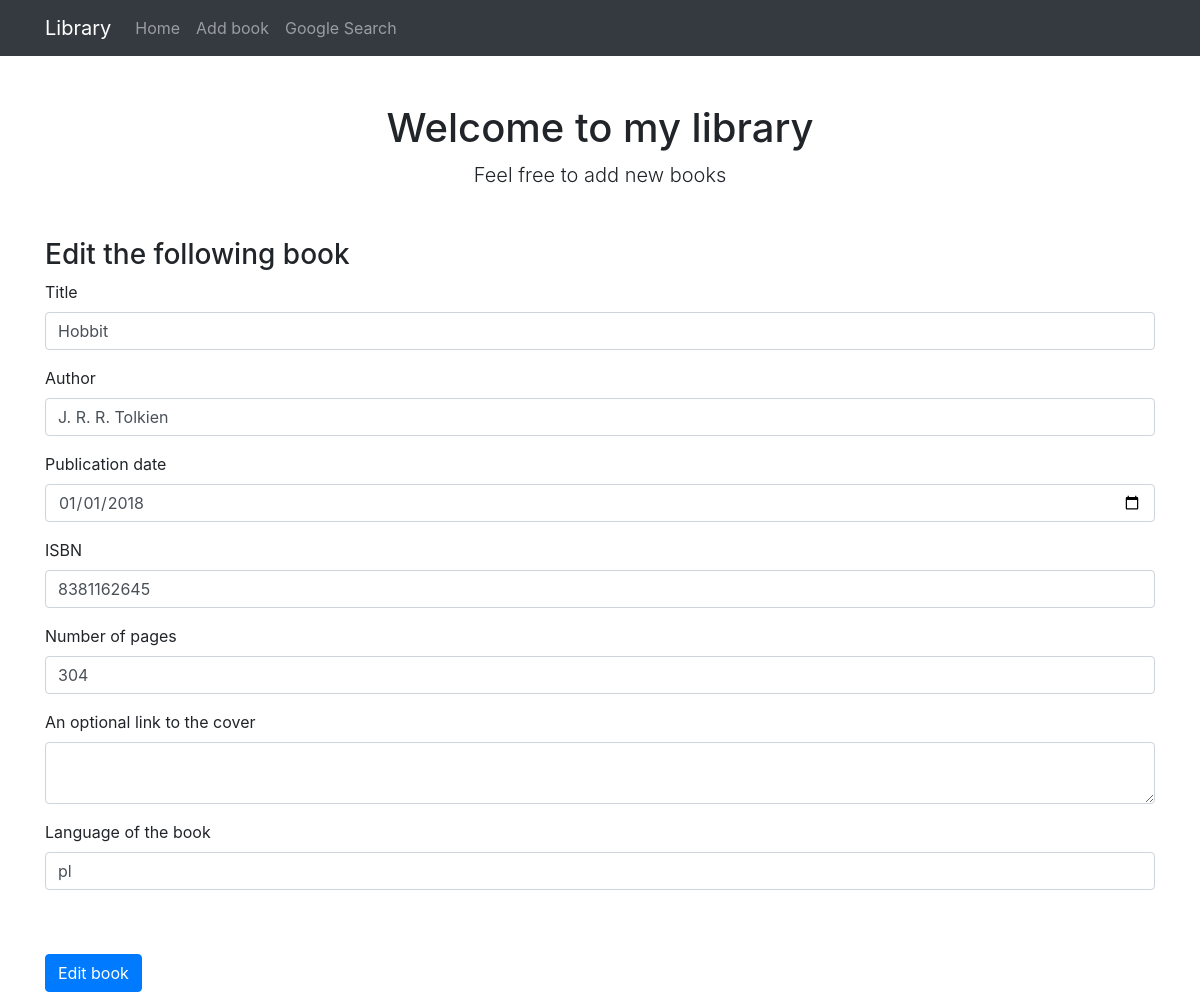
Screenshot of /edit-book/2 with the database file from the repository.
### library/models.py (models this page shows, shortened)
class Book(db.Model):
    id = db.Column(db.Integer, primary_key=True)
    title = db.Column(db.String(80), nullable=False, unique=True)
    author = db.Column(db.String(80), nullable=False)
    published_date = db.Column(db.Date(), nullable=False)
    ISBN = db.Column(db.Integer, nullable=False, unique=True)
    num_pages = db.Column(db.Integer, nullable=False)
    cover_url = db.Column(db.Text)
    language = db.Column(db.String(2), nullable=False)

### library/routes.py (the view)
@app.route("/edit-book/<int:book_id>", methods=['GET', 'POST'])
def edit_book(book_id):
    book = Book.query.filter_by(id=book_id).first_or_404()
    form = BookForm(obj=book)
    return add_or_edit_book(book_id, book, form)

### library/forms.py (shortened to what this page needs)
class BookForm(FlaskForm):
    id = HiddenField('id')
    title = StringField('Title', validators=[InputRequired(), unique_check])
    author = StringField('author', validators=[InputRequired()])
    published_date = DateField('Published date', validators=[
        InputRequired()])
    ISBN = IntegerField('ISBN', validators=[InputRequired(), unique_check])
    num_pages = IntegerField('Pages', validators=[InputRequired()])
    cover_url = TextAreaField("Link to the cover", validators=[
        Optional(), URL(message="Enter Valid URL Please.")])
    language = StringField('Language', validators=[InputRequired()])

### library/routes.py (called while the page is built, shortened)
def add_or_edit_book(book_id, book, form):
    errors = None
    return render_template(
        'form.html', form=form, errors=errors, book_id=book_id)

### library/templates/form.html (shortened to what this page needs)
{% extends "index.html" %}
{% block content %}
<h3 class="mt-5">
{% if book_id %}
    Edit the following book
{% else %}
    Add a new book
{% endif %}
</h3>
<form method="POST" action="">
    <div class="form-group">
        <label for="title">Title</label>
        {{ form.title(class_="form-control") }}
    </div>
    <div class="form-group">
        <label for="author">Author</label>
        {{ form.author(class_="form-control") }}
    </div>
    <div class="form-group">
        <label for="published_date">Publication date</label>
        {{ form.published_date(class_="form-control", placeholder="YYYY-MM-DD") }}
    </div>
    <div class="form-group">
        <label for="ISBN">ISBN</label>
        {{ form.ISBN(class_="form-control") }}
    </div>
    <div class="form-group">
        <label for="num_pages">Number of pages</label>
        {{ form.num_pages(class_="form-control") }}
    </div>
    <div class="form-group">
        <label for="cover_url">An optional link to the cover</label>
        {{ form.cover_url(class_="form-control") }}
    </div>
    <div class="form-group">
        <label for="language">Language of the book</label>
        {{ form.language(class_="form-control") }}
    </div>
    {% if book_id %}
    <button type="submit" class="btn btn-primary mt-5">Edit book</button>
    {% else %}
    <button type="submit" class="btn btn-primary mt-5">Add book</button>
    {% endif %}
</form>
{% endblock %}

### rows the page displays
Book: title "Hobbit", author "J. R. R. Tolkien", published_date "01/01/2018", ISBN "8381162645", num_pages "304", language "pl"
